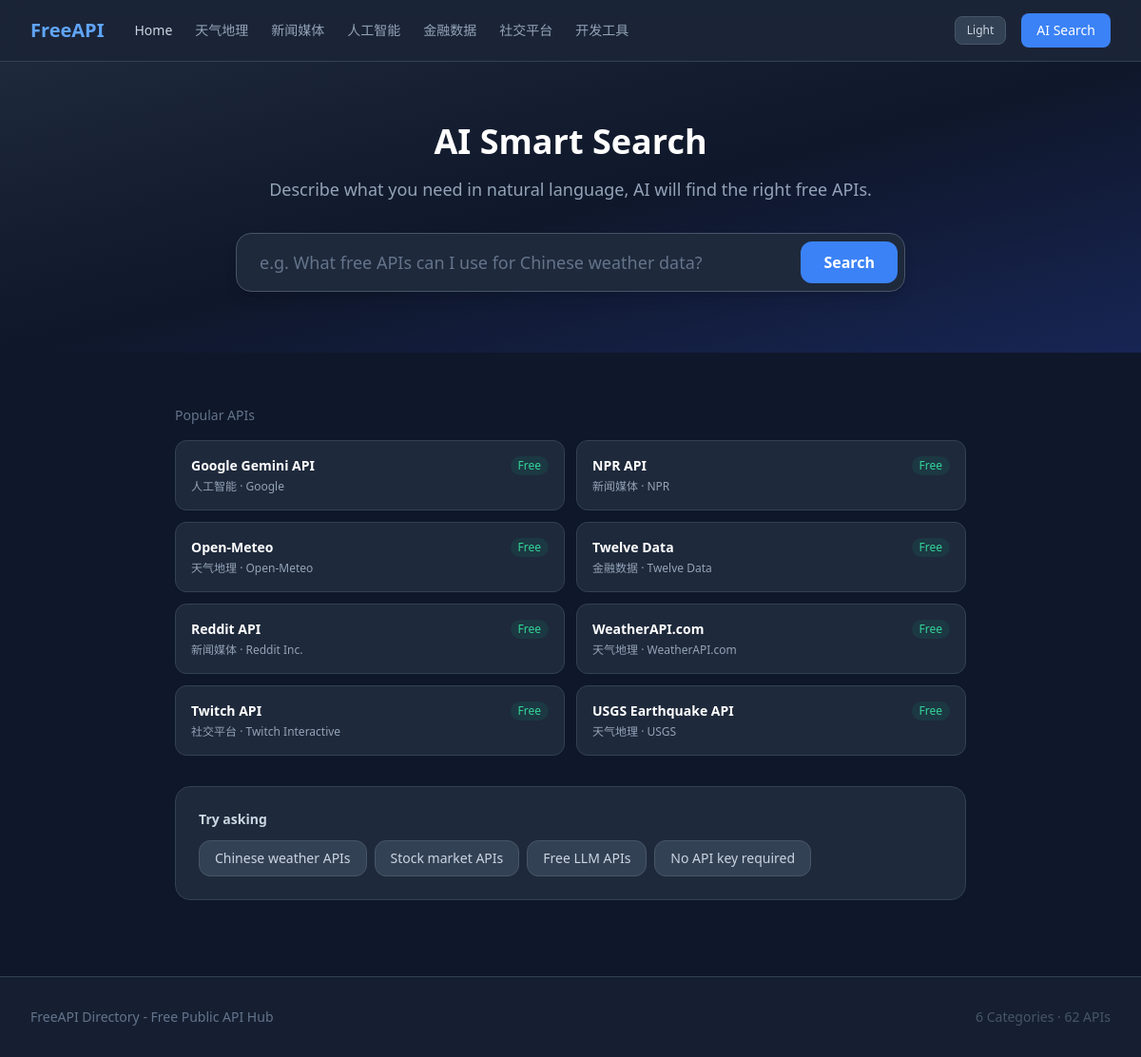
Screenshot of /search with the database file from the repository.
### models.py (models this page shows, shortened)
class Category(Base):
    __tablename__ = "categories"
    id = Column(Integer, primary_key=True, autoincrement=True)
    name = Column(String(64), nullable=False, unique=True, comment="Category display name")
    slug = Column(String(64), nullable=False, unique=True, index=True, comment="URL-friendly name")
    icon = Column(String(32), nullable=False, default="folder", comment="Icon identifier")
    description = Column(String(256), nullable=True, comment="Short description")
    sort_order = Column(Integer, nullable=False, default=0, comment="Display order (lower first)")
    apis = relationship("ApiEntry", back_populates="category", cascade="all, delete-orphan")

class ApiEntry(Base):
    __tablename__ = "api_entries"
    id = Column(Integer, primary_key=True, autoincrement=True)
    category_id = Column(Integer, ForeignKey("categories.id", ondelete="CASCADE"), nullable=False, index=True)
    name = Column(String(128), nullable=False, comment="API name")
    provider = Column(String(128), nullable=False, comment="Provider / company name")
    url = Column(String(512), nullable=False, comment="Official documentation URL")
    description = Column(Text, nullable=False, comment="Detailed description (Markdown)")
    tags = Column(String(256), nullable=True, comment="Comma-separated tags for search")
    is_free = Column(Boolean, nullable=False, default=True, comment="Free tier available")
    auth_type = Column(String(32), nullable=False, default="api_key", comment="api_key / no_auth / oauth")
    request_example = Column(Text, nullable=True, comment="Example request code")
    status = Column(String(16), nullable=False, default="active", comment="active / deprecated")
    created_at = Column(DateTime, default=lambda: datetime.now(timezone.utc))
    updated_at = Column(DateTime, default=lambda: datetime.now(timezone.utc), onupdate=lambda: datetime.now(timezone.utc))
    category = relationship("Category", back_populates="apis")

### main.py (the view)
@app.get("/search", response_class=HTMLResponse)
async def search_page(request: Request, db: AsyncSession = Depends(get_db)):
    suggestions = await db.execute(
        select(ApiEntry)
        .where(ApiEntry.status == "active")
        .options(selectinload(ApiEntry.category))
        .order_by(func.random())
        .limit(8)
    )
    suggestion_list = suggestions.scalars().all()
    all_categories = await get_all_categories(db)
    return render_template("search.html", {
        "request": request,
        "categories": all_categories,
        "answer": None,
        "sources": None,
        "query": "",
        "suggestions": suggestion_list,
        "page_title": "AI 智能搜索 — FreeAPI Directory",
    })

### templates/search.html (shortened to what this page needs)
{% extends "base.html" %}
{% block content %}
<section class="bg-gradient-to-br from-slate-800 via-slate-900 to-blue-950">
    <div class="max-w-3xl mx-auto px-4 sm:px-6 lg:px-8 py-16">
        <h1 class="text-3xl md:text-4xl font-bold text-center mb-4 text-white">AI Smart Search</h1>
        <p class="text-slate-400 text-center mb-8 text-lg">Describe what you need in natural language, AI will find the right free APIs.</p>
        <div class="relative">
            <input type="text" id="searchInput"
                   placeholder="e.g. What free APIs can I use for Chinese weather data?"
                   class="w-full px-6 py-4 pr-28 rounded-2xl bg-slate-800 border border-slate-600 text-white text-lg focus:outline-none focus:ring-2 focus:ring-brand-500 focus:border-brand-500 shadow-lg placeholder-slate-500"
                   autofocus>
            <button id="searchBtn"
                    class="absolute right-2 top-1/2 -translate-y-1/2 px-6 py-2.5 bg-brand-600 text-white font-semibold rounded-xl hover:bg-brand-500 transition disabled:opacity-50 disabled:cursor-not-allowed">
                Search
            </button>
        </div>
    </div>
</section>
<section class="max-w-4xl mx-auto px-4 sm:px-6 lg:px-8 py-8">
    <div id="suggestionArea" class="mt-6">
        {% if suggestions %}
        <h2 class="text-sm font-medium text-slate-500 mb-4">Popular APIs</h2>
        <div class="grid grid-cols-1 sm:grid-cols-2 gap-3">
            {% for api in suggestions %}
            <a href="/api/{{ api.id }}" class="block bg-slate-800 rounded-xl border border-slate-700 p-4 hover:border-brand-500/50 hover:bg-slate-750 transition">
                <div class="flex items-start justify-between">
                    <div class="min-w-0">
                        <h3 class="text-sm font-semibold text-white truncate">{{ api.name }}</h3>
                        <p class="text-xs text-slate-400 mt-1">{{ api.category.name }} &middot; {{ api.provider }}</p>
                    </div>
                    {% if api.is_free %}
                    <span class="text-xs text-emerald-400 bg-emerald-500/10 px-2 py-0.5 rounded-full flex-shrink-0 ml-2">Free</span>
                    {% endif %}
                </div>
            </a>
            {% endfor %}
        </div>
        {% endif %}
        <div class="mt-8 bg-slate-800 rounded-2xl p-6 border border-slate-700">
            <h3 class="text-sm font-semibold text-slate-300 mb-3">Try asking</h3>
            <div class="flex flex-wrap gap-2">
                <button onclick="quickSearch('有什么可以获取中国天气的免费API')" class="text-sm text-slate-300 bg-slate-700 px-4 py-2 rounded-xl hover:bg-slate-600 transition border border-slate-600">Chinese weather APIs</button>
                <button onclick="quickSearch('适合做股票分析的免费API有哪些')" class="text-sm text-slate-300 bg-slate-700 px-4 py-2 rounded-xl hover:bg-slate-600 transition border border-slate-600">Stock market APIs</button>
                <button onclick="quickSearch('有没有免费的大语言模型API')" class="text-sm text-slate-300 bg-slate-700 px-4 py-2 rounded-xl hover:bg-slate-600 transition border border-slate-600">Free LLM APIs</button>
                <button onclick="quickSearch('推荐一些不需要API Key的免费接口')" class="text-sm text-slate-300 bg-slate-700 px-4 py-2 rounded-xl hover:bg-slate-600 transition border border-slate-600">No API key required</button>
            </div>
        </div>
    </div>
</section>
{% endblock %}

### templates/base.html (shortened to what this page needs)
<!DOCTYPE html>
<html lang="zh-CN" class="dark">
<head>
    <script src="https://cdn.tailwindcss.com"></script>
</head>
<body class="bg-slate-900 min-h-screen flex flex-col text-slate-100 dark">
    <nav class="bg-slate-800/80 backdrop-blur border-b border-slate-700 sticky top-0 z-50">
        <div class="max-w-7xl mx-auto px-4 sm:px-6 lg:px-8">
            <div class="flex justify-between h-16 items-center">
                <div class="flex items-center space-x-8">
                    <a href="/" class="text-xl font-bold text-brand-400 hover:text-brand-300 transition">
                        FreeAPI
                    </a>
                    <div class="hidden md:flex space-x-6">
                        <a href="/" class="text-sm font-medium text-slate-300 hover:text-brand-400 transition">Home</a>
                        {% for cat in categories %}
                        <a href="/category/{{ cat.slug }}" class="text-sm font-medium text-slate-400 hover:text-brand-400 transition">{{ cat.name }}</a>
                        {% endfor %}
                    </div>
                </div>
                <div class="flex items-center space-x-4">
                    <button onclick="toggleTheme()" id="themeBtn" class="px-3 py-1.5 text-xs font-medium bg-slate-700 text-slate-300 rounded-lg hover:bg-slate-600 transition border border-slate-600">
                        Light
                    </button>
                    <a href="/search" class="inline-flex items-center px-4 py-2 bg-brand-600 text-white text-sm font-medium rounded-lg hover:bg-brand-700 transition">
                        AI Search
                    </a>
                </div>
            </div>
        </div>
    </nav>
    <main class="flex-1">
        {% block content %}{% endblock %}
    </main>
    <footer class="bg-slate-800/50 border-t border-slate-700 mt-12">
        <div class="max-w-7xl mx-auto px-4 sm:px-6 lg:px-8 py-8">
            <div class="flex flex-col md:flex-row justify-between items-center space-y-4 md:space-y-0">
                <div class="text-sm text-slate-500">
                    <p>FreeAPI Directory - Free Public API Hub</p>
                </div>
                <div class="flex space-x-6 text-sm text-slate-600">
                    <span>{{ categories|length if categories else 0 }} Categories &middot; 62 APIs</span>
                </div>
            </div>
        </div>
    </footer>
</body>
</html>

### rows the page displays
Category: name "天气地理"
Category: name "新闻媒体"
Category: name "人工智能"
Category: name "金融数据"
Category: name "社交平台"
Category: name "开发工具"
ApiEntry: name "Google Gemini API", category.name "人工智能", provider "Google", is_free "Free"
ApiEntry: name "NPR API", category.name "新闻媒体", provider "NPR", is_free "Free"
ApiEntry: name "Open-Meteo", category.name "天气地理", provider "Open-Meteo", is_free "Free"
ApiEntry: name "Twelve Data", category.name "金融数据", provider "Twelve Data", is_free "Free"
ApiEntry: name "Reddit API", category.name "新闻媒体", provider "Reddit Inc.", is_free "Free"
ApiEntry: name "WeatherAPI.com", category.name "天气地理", provider "WeatherAPI.com", is_free "Free"
ApiEntry: name "Twitch API", category.name "社交平台", provider "Twitch Interactive", is_free "Free"
ApiEntry: name "USGS Earthquake API", category.name "天气地理", provider "USGS", is_free "Free"

### other values shown
{{ categories|length if categories else 0 }} "6"
